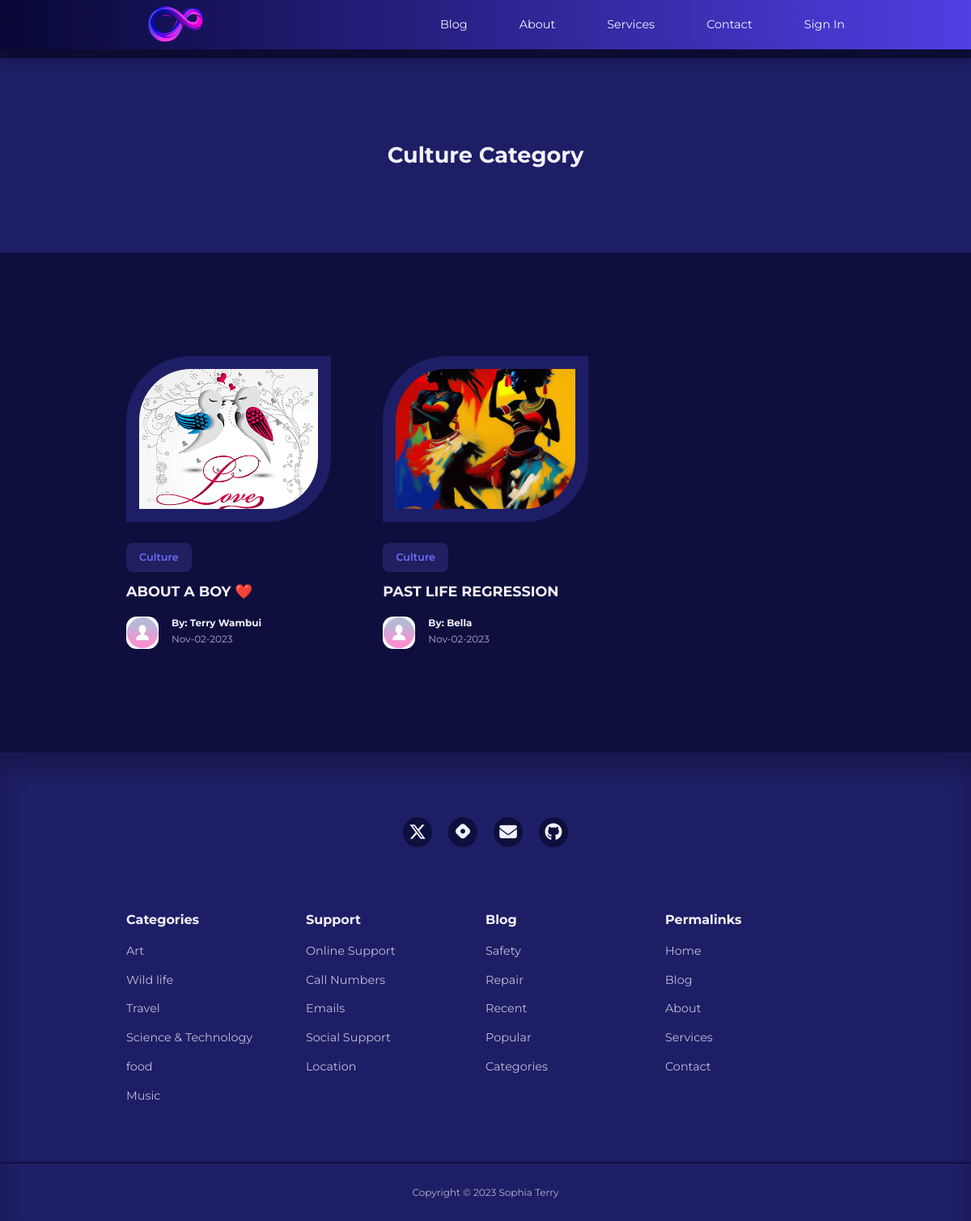
The app's page /category/Culture with its own data.
### app/models.py (models this page shows, shortened)
class Category(db.Model):
    id = db.Column(db.Integer, primary_key=True)
    name = db.Column(db.String(20), unique=True, nullable=False)

class Post(db.Model):
    id = db.Column(db.Integer, primary_key=True)
    title = db.Column(db.String(120))
    content = db.Column(db.Text)
    image = db.Column(db.String(120), nullable=True)
    timestamp = db.Column(db.DateTime, index=True, default=datetime.utcnow)
    user_id = db.Column(db.Integer, db.ForeignKey('user.id', name='fk_user_id'))
    category_id = db.Column(db.Integer, db.ForeignKey('category.id', name='fk_category_id'))
    category = db.relationship('Category', backref=db.backref('posts', lazy=True))

class User(UserMixin, db.Model):
    id = db.Column(db.Integer, primary_key=True)
    username = db.Column(db.String(100), index=True, unique=True)
    email = db.Column(db.String(120), index=True, unique=True)
    password_hash = db.Column(db.String(128))
    role = db.Column(db.String(3))
    picture = db.Column(db.String(120), nullable=True)
    posts = db.relationship('Post', backref='author', lazy='dynamic')
    about_me = db.Column(db.String(140))
    last_seen = db.Column(db.DateTime, default=datetime.utcnow)
    followed = db.relationship(
        'User', secondary=followers,
        primaryjoin=(followers.c.follower_id == id),
        secondaryjoin=(followers.c.followed_id == id),
        backref=db.backref('followers', lazy='dynamic'), lazy='dynamic'
    )

### app/routes.py (the view)
@app.route('/category/<category_name>')
def category(category_name):
    category_posts = Post.query.filter(Post.category.has(name=category_name)).all()
    authors = [post.author for post in category_posts]
    return render_template('category.html', category_name=category_name, category_posts=category_posts, authors=authors)

### app/routes.py (called while the page is built)
@app.before_request
def before_request():
    if current_user.is_authenticated:
        current_user.last_seen = datetime.utcnow()
        db.session.commit()

### app/templates/category.html
{% extends "base.html" %}
{% block content %}
 <header class="category__title">
        <h2>{{ category_name }} Category</h2>
</header>
  <section class="posts">
    <div class="container posts__container">
        {% for post in category_posts %}
            <article class="post">
            <div class="post__thumbnail">
                {% if post.image %}
                <img src="{{ url_for('static', filename='images/' + post.image) }}" alt="Post Image">
                {% else %}
                <img src="{{ url_for('static', filename='/images/blog18.jpg') }}" alt="Default Image">
                {% endif %}
            </div>
            <div class="post__info">
                <a href="{{ url_for('category', category_name=post.category.name) }}" class="category__button">{{ post.category.name}}</a>
                <h3 class="post__title"><a href="{{ url_for('single_post', post_id=post.id) }}">{{ post.title }}</a></h3>
                    <div class="post__author">
                        <div class="post__author-avator">
                            {% set author = authors[loop.index0] %}
                            {% if current_user.is_authenticated %}
                            <img src="{{ url_for('static', filename='images/' + author.picture) }}" alt="avatar">
                            {% else %}
                            <img src="{{ url_for('static', filename='/images/default_profile_pc.png') }}" alt="Default Image">
                            {% endif %}
                        </div>
                            <div class="post__author-info">
                            <a href="{{ url_for('user', username=post.author.username) }}">
                            <h5>By: {{post.author.username }}</h5></a>
                            <small> {{ post.timestamp.strftime('%b-%d-%Y') }}</small>
                        </div>
                    </div>
                </div>
        </article>
        {% endfor %}
    </div>
</section>
{% endblock %}

### app/static/styles/styles.css (style rules this page uses)
:root { --color-primary: #6f6af8; --color-primary-light: hsl(242, 91%, 69%, 18%); --color-primary-variant: #5854c7; --color-red: #da0f3f; --color-red-light: hsl(346, 87%, 46%, 15%); --color-green: #00c476; --color-green-light: hsl(156, 100%, 38%, 15%); --color-gray-900: #1e1e66; --color-gray-700: #2d2b7c; --color-gray-300: rgba(242, 242, 254, 0.3); --color-gray-200: rgba(242, 242, 254, 0.7); --color-white: #f2f2fe; --color-bg: #0f0f3e; --transition: all 300ms ease; --container-width-lg: 74%; --container-width-md: 88%; --form-width: 40%; --card-border-radius-1: 0.3rem; --card-border-radius-2: 0.5rem; --card-border-radius-3: 0.8rem; --card-border-radius-4: 2rem; --card-border-radius-5: 5rem; }
* { box-sizing: border-box; margin: 0; padding: 0; outline: 0; border: 0; appearance: 0; list-style: none; text-decoration: none; }
body { font-family: 'Montserrat', sans-serif; line-height: 1.6; color: var(--color-gray-200); overflow-x: hidden; background: var(--color-bg); font-size: 0.9rem; }
.container { width: var(--container-width-lg); max-width: 1800px; margin-inline: auto; }
section { margin-top: 3rem; width: 100vw; }
h1, h2, h3, h4, h5 { color: var(--color-white); line-height: 1.3; }
h2 { font-size: 1.7rem; margin: 1rem 0; }
h3 { font-size: 1.1rem; margin: 0.8rem 0 0.5rem; }
a { color: var(--color-white); transition: var(--transition); }
img { display: block; width: 100%; height: 100%; object-fit: cover; }
.category__button { background: var(--color-primary-light); color: var(--color-primary); display: inline-block; padding: 0.5rem 1rem; border-radius: var(--card-border-radius-2); font-weight: 600; font-size: 0.8rem; text-align: center; }
.post__thumbnail { border-radius: var(--card-border-radius-5) 0; border: 1rem solid var(--color-gray-900); overflow: hidden; margin-bottom: 1.6rem; height: 50%; }
.post__author { display: flex; gap: 1rem; margin-top: 1.2rem; }
.post__author-avator { width: 2.5rem; height: 2.5rem; border-radius: var(--card-border-radius-3); overflow: hidden; }
.posts__container { display: grid; grid-template-columns: repeat(3, 1fr); gap: 4rem; margin-bottom: 5rem; margin-top: 8rem; }
.category__title { height: 15rem; margin-top: 4.5rem; background: var(--color-gray-900); display: grid; place-items: center; }

### records on screen
Category: name "Culture"
Post: image (picture), category.name "Culture", title "ABOUT A BOY ❤️", author.username "Terry Wambui", timestamp "Nov-02-2023"
Post: image (picture), category.name "Culture", title "PAST LIFE REGRESSION", author.username "Bella", timestamp "Nov-02-2023"
